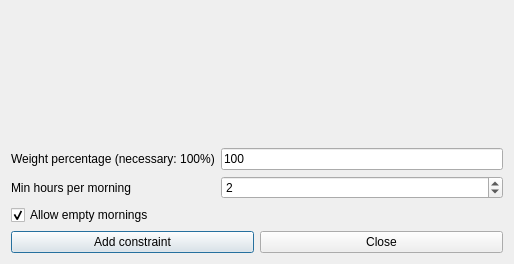
<?xml version="1.0" encoding="UTF-8"?>
<ui version="4.0">
 <class>AddConstraintTeachersMinHoursPerMorningForm_template</class>
 <widget class="QDialog" name="AddConstraintTeachersMinHoursPerMorningForm_template">
  <property name="geometry">
   <rect>
    <x>0</x>
    <y>0</y>
    <width>514</width>
    <height>264</height>
   </rect>
  </property>
  <property name="windowTitle">
   <string extracomment="This is the title of the dialog to add a new constraint of this type">Add teachers min hours per morning</string>
  </property>
  <layout class="QGridLayout" name="gridLayout">
   <item row="2" column="0">
    <widget class="QLabel" name="minHoursTextLabel">
     <property name="frameShape">
      <enum>QFrame::NoFrame</enum>
     </property>
     <property name="frameShadow">
      <enum>QFrame::Plain</enum>
     </property>
     <property name="text">
      <string>Min hours per morning</string>
     </property>
     <property name="wordWrap">
      <bool>false</bool>
     </property>
    </widget>
   </item>
   <item row="2" column="1">
    <widget class="QSpinBox" name="minHoursSpinBox">
     <property name="value">
      <number>2</number>
     </property>
    </widget>
   </item>
   <item row="0" column="1">
    <spacer name="verticalSpacer">
     <property name="orientation">
      <enum>Qt::Vertical</enum>
     </property>
     <property name="sizeHint" stdset="0">
      <size>
       <width>20</width>
       <height>107</height>
      </size>
     </property>
    </spacer>
   </item>
   <item row="1" column="1">
    <widget class="QLineEdit" name="weightLineEdit">
     <property name="text">
      <string notr="true">100</string>
     </property>
    </widget>
   </item>
   <item row="4" column="0" colspan="2">
    <layout class="QHBoxLayout" name="horizontalLayout">
     <item>
      <widget class="QPushButton" name="addConstraintPushButton">
       <property name="text">
        <string>Add constraint</string>
       </property>
      </widget>
     </item>
     <item>
      <widget class="QPushButton" name="closePushButton">
       <property name="text">
        <string>Close</string>
       </property>
      </widget>
     </item>
    </layout>
   </item>
   <item row="1" column="0">
    <widget class="QLabel" name="weightTextLabel">
     <property name="frameShape">
      <enum>QFrame::NoFrame</enum>
     </property>
     <property name="frameShadow">
      <enum>QFrame::Plain</enum>
     </property>
     <property name="text">
      <string>Weight percentage (necessary: 100%)</string>
     </property>
     <property name="wordWrap">
      <bool>false</bool>
     </property>
    </widget>
   </item>
   <item row="3" column="0" colspan="2">
    <widget class="QCheckBox" name="allowEmptyMorningsCheckBox">
     <property name="text">
      <string>Allow empty mornings</string>
     </property>
     <property name="checked">
      <bool>true</bool>
     </property>
    </widget>
   </item>
  </layout>
 </widget>
 <layoutdefault spacing="6" margin="11"/>
 <resources/>
 <connections/>
</ui>
